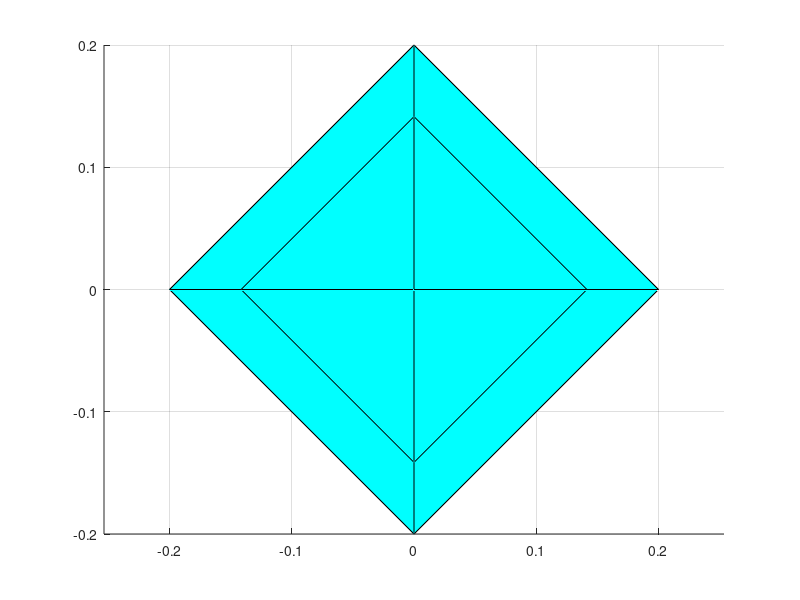

MATLAB code to generate this figure: (Note: this script raises an error after producing the figure.)
% Visualize the collisionGrid

gr = load('grid.txt');
gridsize = 1;

pointsPerGeom = 4;
show_cyl = true;

len = size(gr,1);
figure(1)
% parse the file
for i=1:len
    % gridbox
    if(gr(i,1)==0)
       w = [gridsize, gridsize, gridsize];
       draw_rect( gr( i, 2:4) , w, 'r', 1);
        
    % sphere
    elseif(gr(i,1)==1)
        p = (gr(i,3:2:7) + gr(i,2:2:6))./2;
        w = (gr(i,3:2:7) - gr(i,2:2:6))./2;
        [x,y,z]=ellipsoid(p(1),p(2),p(3),w(1),w(2),w(3),pointsPerGeom);
        hold on
        surf(x, y, z,'FaceColor','c');
        hold off
        
    % cylinder
    elseif(gr(i,1)==2 && show_cyl)
     
        %p = [gr(i, 2), gr(i, 4), gr(i, 6)];
        %w = [gr(i, 3)-gr(i, 2), gr(i, 5)-gr(i, 4),...
            %gr(i, 7)-gr(i, 6)];
        p = (gr(i,3:2:7) + gr(i,2:2:6))./2;
        w = (gr(i,3:2:7) - gr(i,2:2:6))./2;
        %draw_rect( p, w, 'b', 3 );
        [x,y,z]=ellipsoid(p(1),p(2),p(3),w(1),w(2),w(3),pointsPerGeom);
        hold on
        surf(x, y, z,'FaceColor','c');
        hold off
    end
    grid on
    axis equal
     %pause(1)
end